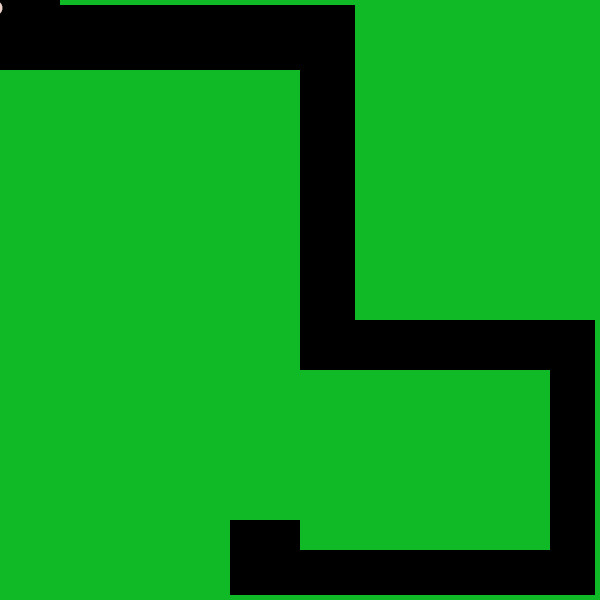
Frame 1 (no input)
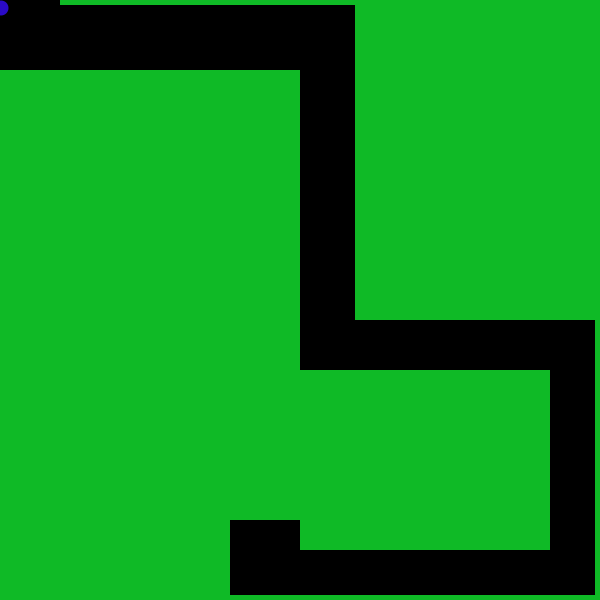
Frame 60 (the mouse pressed at the canvas centre just before this capture)
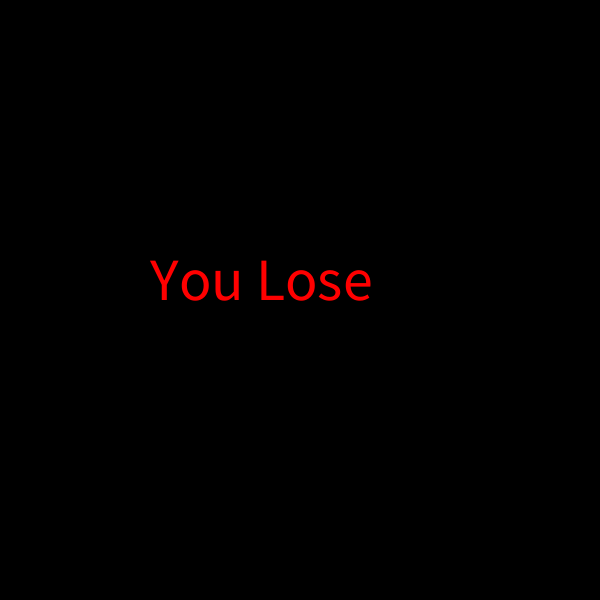
Frame 120 (the mouse held since frame 60 and released just before this capture)

The Processing sketch that drew these frames (run headless with seeded random() and noise(); from frame 60 on, the mouse is pressed at the canvas centre):

// Processing sketch: chemotaxisHenning
// ── chemotaxisHenning.pde
Bacteria b [];

void setup()   
{     
  size(600, 600);  
  b=new Bacteria[30];
  for (int i=0; i<b.length; i++) {
    b[i]=new Bacteria(width/2, height/2);
  }
}   
void draw()   
{    
  background(0);
  for (int i=0; i<b.length; i++) {
    b[i].show(); 
    b[i].move();
  }
}

class Bacteria
{     
  int x, y;
  int rand=(int)(Math.random()*50);
  int R=(int)(Math.random()*250);
  int G=(int)(Math.random()*250);
  int B=(int)(Math.random()*250);
  boolean fail= false;
  boolean win= false;
  Bacteria(int x, int y) {
    this.x=x;
    this.y=y;
  }


  void move() {
    background(0);

    if (y!=600) {
      y=mouseY+(int)(Math.random()*20)-10;
      x=mouseX+(int)(Math.random()*20)-10;
      show();
    } else if (y>0) {
      y-=600; 
      show();
    }
    if (x>=356&& y<=330) { //top right-perfect
      fail=true;
    } else if (x>=10&& y>=65&& x<=300&& y<=500) { //top left-perfect
      fail=true;
    } else if (x>=300&& y>=360&& x<=550&& y<=555) { //bottom right-perfect
      fail=true;
    } else if (x<=270&& y<=600&& x>=230&& y>=500) {
      win=true;
    }


    if (fail==true&& win!=true) {
      fill(0);
      rect(0, 0, 600, 600);
      fill(255, 0, 0);
      textSize(60);
      text("You Lose", 150, 300);
    }
    if (win==true&& fail!=true) {
      fill(255);
      rect(0, 0, 600, 600);
      fill(0, 0, 255);
      textSize(60);
      text("You Win!!", 150, 300);
    }
  }

  void show() {
    fill((int)(Math.random()*250), (int)(Math.random()*250), B);
    ellipse(x, y, 15, 15);

    fill(15, 186, 38);
    noStroke();
    //boarder
    rect(60, 0, 600, 5);
    rect(595, 0, 5, 600);
    rect(0, 595, 600, 5);
    rect(0, 70, 5, 600);

    //Maze
    rect(0, 70, 300, 450); //top left
    rect(355, 5, 300, 315); //top right
    rect(300, 370, 250, 180); //bottom right
    rect(0, 500, 230, 450); //bottom left


    //rect(100, 170, 200, 100);
    //rect(0, 70, 200, 100);
    //rect(0, 70, 200, 100);
  }
}
